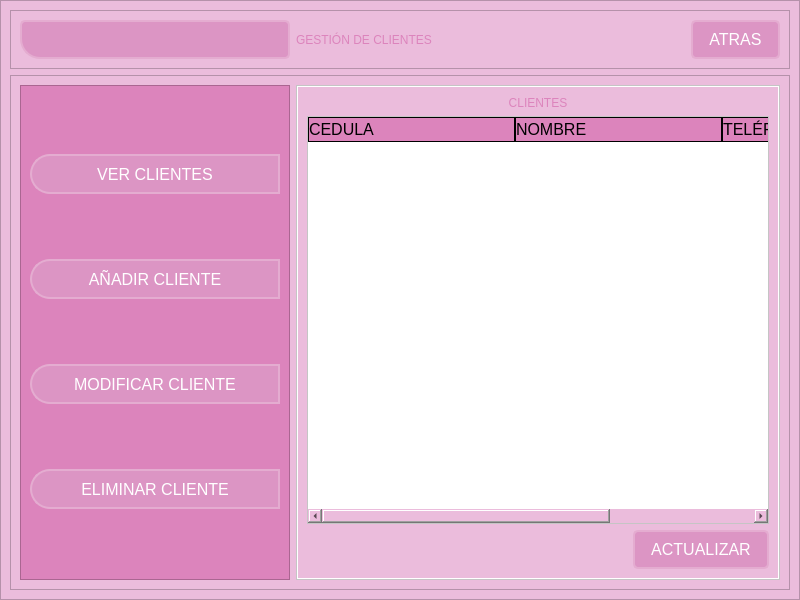
<?xml version="1.0" encoding="UTF-8"?>
<ui version="4.0">
 <class>MainWindow</class>
 <widget class="QMainWindow" name="MainWindow">
  <property name="geometry">
   <rect>
    <x>0</x>
    <y>0</y>
    <width>800</width>
    <height>600</height>
   </rect>
  </property>
  <property name="minimumSize">
   <size>
    <width>800</width>
    <height>600</height>
   </size>
  </property>
  <property name="maximumSize">
   <size>
    <width>800</width>
    <height>600</height>
   </size>
  </property>
  <property name="windowTitle">
   <string>Gestión Clientes</string>
  </property>
  <widget class="QWidget" name="centralwidget">
   <layout class="QVBoxLayout" name="verticalLayout">
    <property name="spacing">
     <number>0</number>
    </property>
    <property name="leftMargin">
     <number>0</number>
    </property>
    <property name="topMargin">
     <number>0</number>
    </property>
    <property name="rightMargin">
     <number>0</number>
    </property>
    <property name="bottomMargin">
     <number>0</number>
    </property>
    <item>
     <widget class="QFrame" name="frame">
      <property name="styleSheet">
       <string notr="true">background-color: rgb(235, 188, 220);</string>
      </property>
      <property name="frameShape">
       <enum>QFrame::StyledPanel</enum>
      </property>
      <property name="frameShadow">
       <enum>QFrame::Raised</enum>
      </property>
      <layout class="QVBoxLayout" name="verticalLayout_2">
       <item>
        <widget class="QFrame" name="frame_superior">
         <property name="minimumSize">
          <size>
           <width>0</width>
           <height>50</height>
          </size>
         </property>
         <property name="maximumSize">
          <size>
           <width>16777215</width>
           <height>90</height>
          </size>
         </property>
         <property name="styleSheet">
          <string notr="true">QFrame{
background-color: rgb(235, 188, 220);
}

QPushButton {
    border: 2px solid #e4acd0;
    border-radius: 5px;
    padding: 8px 16px;
    background-color: #dc95c4; /* Fondo */
    color: #ffffff; /* Color del texto */
    font-family: Arial, sans-serif;
    font-size: 16px;
}

QPushButton:hover {
    background-color: #dc84bc; /* Fondo al pasar el cursor */
}

QPushButton:pressed {
    background-color: #d484b4; /* Fondo al presionar */
}
QLabel {
	background-color:  rgb(235, 188, 220);
    font: 87 14pt &quot;Arial Black&quot;; /* Fuente Arial Black, peso 87 */
    color: rgb(220, 132, 188); /* Color de texto rgb(220, 132, 188) */
}</string>
         </property>
         <property name="frameShape">
          <enum>QFrame::StyledPanel</enum>
         </property>
         <property name="frameShadow">
          <enum>QFrame::Raised</enum>
         </property>
         <layout class="QHBoxLayout" name="horizontalLayout">
          <item>
           <widget class="QPushButton" name="pushButton_menu">
            <property name="minimumSize">
             <size>
              <width>270</width>
              <height>0</height>
             </size>
            </property>
            <property name="styleSheet">
             <string notr="true">QPushButton {
	background-color: rgb(235, 188, 220);
	border:0px
	border-top-left-radius:20px;
    border-bottom-left-radius: 20px;
    background-color: #dc95c4; /* Fondo */
    color: #ffffff; /* Color del texto */
    font-family: Arial, sans-serif;
    font-size: 16px;
}

QPushButton:hover {
    background-color: #dc84bc; /* Fondo al pasar el cursor */
	border-top-left-radius:20px;
    border-bottom-left-radius: 20px;
}

QPushButton:pressed {
    background-color: #d484b4; /* Fondo al presionar */
}</string>
            </property>
            <property name="text">
             <string/>
            </property>
            <property name="icon">
             <iconset>
              <normaloff>../../../recursos/images/barra-de-menus.png</normaloff>../../../recursos/images/barra-de-menus.png</iconset>
            </property>
            <property name="iconSize">
             <size>
              <width>38</width>
              <height>38</height>
             </size>
            </property>
           </widget>
          </item>
          <item>
           <spacer name="horizontalSpacer_3">
            <property name="orientation">
             <enum>Qt::Horizontal</enum>
            </property>
            <property name="sizeHint" stdset="0">
             <size>
              <width>98</width>
              <height>20</height>
             </size>
            </property>
           </spacer>
          </item>
          <item>
           <widget class="QLabel" name="label_5">
            <property name="text">
             <string>GESTIÓN DE CLIENTES</string>
            </property>
           </widget>
          </item>
          <item>
           <spacer name="horizontalSpacer">
            <property name="orientation">
             <enum>Qt::Horizontal</enum>
            </property>
            <property name="sizeHint" stdset="0">
             <size>
              <width>490</width>
              <height>20</height>
             </size>
            </property>
           </spacer>
          </item>
          <item>
           <widget class="QPushButton" name="atrasBtn">
            <property name="text">
             <string>ATRAS</string>
            </property>
            <property name="icon">
             <iconset>
              <normaloff>../../../recursos/images/arrow-left.png</normaloff>../../../recursos/images/arrow-left.png</iconset>
            </property>
            <property name="iconSize">
             <size>
              <width>40</width>
              <height>40</height>
             </size>
            </property>
           </widget>
          </item>
         </layout>
        </widget>
       </item>
       <item>
        <widget class="QFrame" name="frame_contenido">
         <property name="minimumSize">
          <size>
           <width>200</width>
           <height>0</height>
          </size>
         </property>
         <property name="frameShape">
          <enum>QFrame::StyledPanel</enum>
         </property>
         <property name="frameShadow">
          <enum>QFrame::Raised</enum>
         </property>
         <layout class="QHBoxLayout" name="horizontalLayout_2">
          <item>
           <widget class="QFrame" name="frame_control">
            <property name="minimumSize">
             <size>
              <width>270</width>
              <height>0</height>
             </size>
            </property>
            <property name="maximumSize">
             <size>
              <width>0</width>
              <height>16777215</height>
             </size>
            </property>
            <property name="styleSheet">
             <string notr="true">QFrame{
background-color: rgb(220, 132, 188);
}

QPushButton {
    border: 2px solid #e4acd0;
	border-top-left-radius:20px;
    border-bottom-left-radius: 20px;
    background-color: #dc95c4; /* Fondo */
    color: #ffffff; /* Color del texto */
    font-family: Arial, sans-serif;
    font-size: 16px;
}

QPushButton:hover {
    background-color: #dc84bc; /* Fondo al pasar el cursor */
	border-top-left-radius:20px;
    border-bottom-left-radius: 20px;
}

QPushButton:pressed {
    background-color: #d484b4; /* Fondo al presionar */
}</string>
            </property>
            <property name="frameShape">
             <enum>QFrame::StyledPanel</enum>
            </property>
            <property name="frameShadow">
             <enum>QFrame::Raised</enum>
            </property>
            <layout class="QVBoxLayout" name="verticalLayout_3">
             <item>
              <widget class="QPushButton" name="pushButton_verClientes">
               <property name="minimumSize">
                <size>
                 <width>0</width>
                 <height>40</height>
                </size>
               </property>
               <property name="text">
                <string>VER CLIENTES</string>
               </property>
               <property name="icon">
                <iconset>
                 <normaloff>../../../recursos/images/database.png</normaloff>../../../recursos/images/database.png</iconset>
               </property>
               <property name="iconSize">
                <size>
                 <width>35</width>
                 <height>35</height>
                </size>
               </property>
              </widget>
             </item>
             <item>
              <widget class="QPushButton" name="pushButton_addCliente">
               <property name="minimumSize">
                <size>
                 <width>0</width>
                 <height>40</height>
                </size>
               </property>
               <property name="text">
                <string>AÑADIR CLIENTE</string>
               </property>
               <property name="icon">
                <iconset>
                 <normaloff>../../../recursos/images/account-box-plus-outline.png</normaloff>../../../recursos/images/account-box-plus-outline.png</iconset>
               </property>
               <property name="iconSize">
                <size>
                 <width>35</width>
                 <height>35</height>
                </size>
               </property>
              </widget>
             </item>
             <item>
              <widget class="QPushButton" name="pushButton_modificarCliente">
               <property name="minimumSize">
                <size>
                 <width>0</width>
                 <height>40</height>
                </size>
               </property>
               <property name="text">
                <string>MODIFICAR CLIENTE</string>
               </property>
               <property name="icon">
                <iconset>
                 <normaloff>../../../recursos/images/account-box-edit-outline.png</normaloff>../../../recursos/images/account-box-edit-outline.png</iconset>
               </property>
               <property name="iconSize">
                <size>
                 <width>35</width>
                 <height>35</height>
                </size>
               </property>
              </widget>
             </item>
             <item>
              <widget class="QPushButton" name="pushButton_eliminarCliente">
               <property name="minimumSize">
                <size>
                 <width>0</width>
                 <height>40</height>
                </size>
               </property>
               <property name="text">
                <string>ELIMINAR CLIENTE</string>
               </property>
               <property name="icon">
                <iconset>
                 <normaloff>../../../recursos/images/account-box-minus-outline.png</normaloff>../../../recursos/images/account-box-minus-outline.png</iconset>
               </property>
               <property name="iconSize">
                <size>
                 <width>35</width>
                 <height>35</height>
                </size>
               </property>
              </widget>
             </item>
            </layout>
           </widget>
          </item>
          <item>
           <widget class="QFrame" name="frame_paginas">
            <property name="styleSheet">
             <string notr="true">/* styles.css */

/* Estilo para QFrame */
QFrame {
    background-color: #ffffff; /* Fondo blanco */
}

/* Estilo para QLabel */
QLabel {
	background-color:  rgb(235, 188, 220);
    font: 87 14pt &quot;Arial Black&quot;; /* Fuente Arial Black, peso 87 */
    color: rgb(220, 132, 188); /* Color de texto rgb(220, 132, 188) */
}

/* Estilo para QLineEdit */
QLineEdit {
    border: 2px solid #e4acd0; /* Borde */
    border-radius: 5px;
    padding: 5px;
    background-color: #f5eef2; /* Fondo */
    color: rgb(0, 0, 0); /* Color del texto */
    font-family: Arial, sans-serif;
    font-size: 14px;
}
QLineEdit:hover {
	border: 2px solid rgb(255, 255, 255);
}
QLineEdit:focus {
    border: 2px solid #dc84bc; /* Borde al enfocar */
}

QPushButton {
    border: 2px solid #e4acd0;
    border-radius: 5px;
    padding: 8px 16px;
    background-color: #dc95c4; /* Fondo */
    color: #ffffff; /* Color del texto */
    font-family: Arial, sans-serif;
    font-size: 16px;
}

QPushButton:hover {
    background-color: #dc84bc; /* Fondo al pasar el cursor */
}

QPushButton:pressed {
    background-color: #d484b4; /* Fondo al presionar */
}

QTableWidget {
	background-color: rgb(255, 255, 255);
	color: rgb(0, 0, 0);
	gridline-color: #dc84bc;
	font-size: 12pt;
	color: #000000;
}
QHeaderView::section {
	background-color: #dc84bc;
	border: 1px solid rgb(0, 0, 0);
	font-size: 12pt;
}
QTableWidget QTableCornerButton::section {
	background-color: rgb(0, 0, 0);
	border: 1px solid rgb(0, 206, 151);
}</string>
            </property>
            <property name="frameShape">
             <enum>QFrame::StyledPanel</enum>
            </property>
            <property name="frameShadow">
             <enum>QFrame::Raised</enum>
            </property>
            <layout class="QVBoxLayout" name="verticalLayout_4">
             <property name="spacing">
              <number>0</number>
             </property>
             <property name="leftMargin">
              <number>1</number>
             </property>
             <property name="topMargin">
              <number>1</number>
             </property>
             <property name="rightMargin">
              <number>1</number>
             </property>
             <property name="bottomMargin">
              <number>1</number>
             </property>
             <item>
              <widget class="QStackedWidget" name="stackedWidget">
               <property name="currentIndex">
                <number>0</number>
               </property>
               <widget class="QWidget" name="pagina_consulta">
                <layout class="QVBoxLayout" name="verticalLayout_5">
                 <item>
                  <widget class="QLabel" name="label">
                   <property name="text">
                    <string>CLIENTES</string>
                   </property>
                   <property name="alignment">
                    <set>Qt::AlignCenter</set>
                   </property>
                  </widget>
                 </item>
                 <item>
                  <widget class="QTableWidget" name="tabla_verClientes">
                   <property name="minimumSize">
                    <size>
                     <width>0</width>
                     <height>0</height>
                    </size>
                   </property>
                   <property name="frameShape">
                    <enum>QFrame::StyledPanel</enum>
                   </property>
                   <attribute name="horizontalHeaderVisible">
                    <bool>true</bool>
                   </attribute>
                   <attribute name="horizontalHeaderCascadingSectionResizes">
                    <bool>false</bool>
                   </attribute>
                   <attribute name="horizontalHeaderDefaultSectionSize">
                    <number>207</number>
                   </attribute>
                   <attribute name="horizontalHeaderHighlightSections">
                    <bool>true</bool>
                   </attribute>
                   <attribute name="horizontalHeaderShowSortIndicator" stdset="0">
                    <bool>false</bool>
                   </attribute>
                   <column>
                    <property name="text">
                     <string>CEDULA</string>
                    </property>
                    <property name="whatsThis">
                     <string/>
                    </property>
                    <property name="textAlignment">
                     <set>AlignLeading|AlignVCenter</set>
                    </property>
                   </column>
                   <column>
                    <property name="text">
                     <string>NOMBRE</string>
                    </property>
                    <property name="textAlignment">
                     <set>AlignLeading|AlignVCenter</set>
                    </property>
                   </column>
                   <column>
                    <property name="text">
                     <string>TELÉFONO</string>
                    </property>
                    <property name="toolTip">
                     <string/>
                    </property>
                    <property name="whatsThis">
                     <string/>
                    </property>
                    <property name="font">
                     <font>
                      <stylestrategy>PreferDefault</stylestrategy>
                     </font>
                    </property>
                    <property name="textAlignment">
                     <set>AlignLeading|AlignVCenter</set>
                    </property>
                   </column>
                  </widget>
                 </item>
                 <item>
                  <layout class="QHBoxLayout" name="horizontalLayout_3">
                   <item>
                    <spacer name="horizontalSpacer_2">
                     <property name="orientation">
                      <enum>Qt::Horizontal</enum>
                     </property>
                     <property name="sizeHint" stdset="0">
                      <size>
                       <width>40</width>
                       <height>20</height>
                      </size>
                     </property>
                    </spacer>
                   </item>
                   <item>
                    <widget class="QPushButton" name="pushButton_actualizar">
                     <property name="text">
                      <string>ACTUALIZAR</string>
                     </property>
                     <property name="icon">
                      <iconset>
                       <normaloff>../../../recursos/images/reload.png</normaloff>../../../recursos/images/reload.png</iconset>
                     </property>
                    </widget>
                   </item>
                  </layout>
                 </item>
                </layout>
               </widget>
               <widget class="QWidget" name="pagina_add">
                <layout class="QVBoxLayout" name="verticalLayout_9">
                 <item>
                  <widget class="QLabel" name="label_9">
                   <property name="text">
                    <string>AÑADIR CLIENTE</string>
                   </property>
                   <property name="alignment">
                    <set>Qt::AlignCenter</set>
                   </property>
                  </widget>
                 </item>
                 <item>
                  <spacer name="verticalSpacer_2">
                   <property name="orientation">
                    <enum>Qt::Vertical</enum>
                   </property>
                   <property name="sizeHint" stdset="0">
                    <size>
                     <width>20</width>
                     <height>40</height>
                    </size>
                   </property>
                  </spacer>
                 </item>
                 <item>
                  <layout class="QHBoxLayout" name="horizontalLayout_5">
                   <item>
                    <layout class="QVBoxLayout" name="verticalLayout_7">
                     <property name="spacing">
                      <number>50</number>
                     </property>
                     <item>
                      <widget class="QLabel" name="label_2">
                       <property name="text">
                        <string>CÉDULA</string>
                       </property>
                      </widget>
                     </item>
                     <item>
                      <widget class="QLabel" name="label_3">
                       <property name="text">
                        <string>NOMBRE</string>
                       </property>
                      </widget>
                     </item>
                     <item>
                      <widget class="QLabel" name="label_4">
                       <property name="text">
                        <string>TELÉFONO</string>
                       </property>
                      </widget>
                     </item>
                    </layout>
                   </item>
                   <item>
                    <layout class="QVBoxLayout" name="verticalLayout_8">
                     <property name="spacing">
                      <number>50</number>
                     </property>
                     <item>
                      <widget class="QLineEdit" name="lineEdit_addCedula">
                       <property name="text">
                        <string/>
                       </property>
                       <property name="placeholderText">
                        <string>INGRESE CÉDULA</string>
                       </property>
                      </widget>
                     </item>
                     <item>
                      <widget class="QLineEdit" name="lineEdit_addNombre">
                       <property name="text">
                        <string/>
                       </property>
                       <property name="placeholderText">
                        <string>INGRESE NOMBRE</string>
                       </property>
                      </widget>
                     </item>
                     <item>
                      <widget class="QLineEdit" name="lineEdit_addTelefono">
                       <property name="text">
                        <string/>
                       </property>
                       <property name="placeholderText">
                        <string>INGRESE TELÉFONO</string>
                       </property>
                      </widget>
                     </item>
                    </layout>
                   </item>
                  </layout>
                 </item>
                 <item>
                  <spacer name="verticalSpacer">
                   <property name="orientation">
                    <enum>Qt::Vertical</enum>
                   </property>
                   <property name="sizeHint" stdset="0">
                    <size>
                     <width>20</width>
                     <height>108</height>
                    </size>
                   </property>
                  </spacer>
                 </item>
                 <item>
                  <layout class="QHBoxLayout" name="horizontalLayout_6">
                   <item>
                    <widget class="QLabel" name="aviso_add">
                     <property name="minimumSize">
                      <size>
                       <width>200</width>
                       <height>30</height>
                      </size>
                     </property>
                     <property name="text">
                      <string/>
                     </property>
                    </widget>
                   </item>
                   <item>
                    <spacer name="horizontalSpacer_4">
                     <property name="orientation">
                      <enum>Qt::Horizontal</enum>
                     </property>
                     <property name="sizeHint" stdset="0">
                      <size>
                       <width>40</width>
                       <height>20</height>
                      </size>
                     </property>
                    </spacer>
                   </item>
                   <item>
                    <widget class="QPushButton" name="pushButton_add">
                     <property name="text">
                      <string>AÑADIR</string>
                     </property>
                     <property name="icon">
                      <iconset>
                       <normaloff>../../../recursos/images/account-box-plus-outline.png</normaloff>../../../recursos/images/account-box-plus-outline.png</iconset>
                     </property>
                     <property name="iconSize">
                      <size>
                       <width>25</width>
                       <height>25</height>
                      </size>
                     </property>
                    </widget>
                   </item>
                  </layout>
                 </item>
                </layout>
               </widget>
               <widget class="QWidget" name="pagina_modificar">
                <layout class="QVBoxLayout" name="verticalLayout_12">
                 <item>
                  <widget class="QLabel" name="label_13">
                   <property name="text">
                    <string>MODIFICAR CLIENTE</string>
                   </property>
                   <property name="alignment">
                    <set>Qt::AlignCenter</set>
                   </property>
                  </widget>
                 </item>
                 <item>
                  <spacer name="verticalSpacer_3">
                   <property name="orientation">
                    <enum>Qt::Vertical</enum>
                   </property>
                   <property name="sizeHint" stdset="0">
                    <size>
                     <width>20</width>
                     <height>40</height>
                    </size>
                   </property>
                  </spacer>
                 </item>
                 <item>
                  <layout class="QHBoxLayout" name="horizontalLayout_9">
                   <item>
                    <widget class="QLabel" name="label_11">
                     <property name="text">
                      <string>CLIENTE:</string>
                     </property>
                    </widget>
                   </item>
                   <item>
                    <widget class="QLineEdit" name="lineEdit_buscarModificar">
                     <property name="placeholderText">
                      <string>INGRESE PARAMETRO</string>
                     </property>
                    </widget>
                   </item>
                   <item>
                    <widget class="QPushButton" name="pushButton_buscarModificar">
                     <property name="text">
                      <string>BUSCAR</string>
                     </property>
                     <property name="icon">
                      <iconset>
                       <normaloff>../../../recursos/images/account-search-outline.png</normaloff>../../../recursos/images/account-search-outline.png</iconset>
                     </property>
                     <property name="iconSize">
                      <size>
                       <width>38</width>
                       <height>29</height>
                      </size>
                     </property>
                    </widget>
                   </item>
                  </layout>
                 </item>
                 <item>
                  <spacer name="verticalSpacer_4">
                   <property name="orientation">
                    <enum>Qt::Vertical</enum>
                   </property>
                   <property name="sizeHint" stdset="0">
                    <size>
                     <width>20</width>
                     <height>40</height>
                    </size>
                   </property>
                  </spacer>
                 </item>
                 <item>
                  <layout class="QHBoxLayout" name="horizontalLayout_7">
                   <item>
                    <layout class="QVBoxLayout" name="verticalLayout_11">
                     <property name="spacing">
                      <number>40</number>
                     </property>
                     <item>
                      <widget class="QLabel" name="label_12">
                       <property name="text">
                        <string>CÉDULA</string>
                       </property>
                      </widget>
                     </item>
                     <item>
                      <widget class="QLabel" name="label_14">
                       <property name="text">
                        <string>NOMBRE</string>
                       </property>
                      </widget>
                     </item>
                     <item>
                      <widget class="QLabel" name="label_15">
                       <property name="text">
                        <string>TELÉFONO</string>
                       </property>
                      </widget>
                     </item>
                    </layout>
                   </item>
                   <item>
                    <layout class="QVBoxLayout" name="verticalLayout_10">
                     <property name="spacing">
                      <number>40</number>
                     </property>
                     <item>
                      <widget class="QLineEdit" name="lineEdit_nuevaCedula">
                       <property name="placeholderText">
                        <string>NUEVA CÉDULA</string>
                       </property>
                      </widget>
                     </item>
                     <item>
                      <widget class="QLineEdit" name="lineEdit_nuevoNombre">
                       <property name="placeholderText">
                        <string>NUEVO NOMBRE</string>
                       </property>
                      </widget>
                     </item>
                     <item>
                      <widget class="QLineEdit" name="lineEdit_nuevoTelefono">
                       <property name="placeholderText">
                        <string>NUEVO TELÉFONO</string>
                       </property>
                      </widget>
                     </item>
                    </layout>
                   </item>
                  </layout>
                 </item>
                 <item>
                  <spacer name="verticalSpacer_5">
                   <property name="orientation">
                    <enum>Qt::Vertical</enum>
                   </property>
                   <property name="sizeHint" stdset="0">
                    <size>
                     <width>20</width>
                     <height>40</height>
                    </size>
                   </property>
                  </spacer>
                 </item>
                 <item>
                  <layout class="QHBoxLayout" name="horizontalLayout_8">
                   <item>
                    <widget class="QLabel" name="aviso_modificar">
                     <property name="minimumSize">
                      <size>
                       <width>200</width>
                       <height>30</height>
                      </size>
                     </property>
                     <property name="text">
                      <string/>
                     </property>
                    </widget>
                   </item>
                   <item>
                    <spacer name="horizontalSpacer_6">
                     <property name="orientation">
                      <enum>Qt::Horizontal</enum>
                     </property>
                     <property name="sizeHint" stdset="0">
                      <size>
                       <width>40</width>
                       <height>20</height>
                      </size>
                     </property>
                    </spacer>
                   </item>
                   <item>
                    <widget class="QPushButton" name="pushButton_guardarInfo">
                     <property name="text">
                      <string>GUARDAR</string>
                     </property>
                     <property name="icon">
                      <iconset>
                       <normaloff>../../../recursos/images/content-save-all.png</normaloff>../../../recursos/images/content-save-all.png</iconset>
                     </property>
                    </widget>
                   </item>
                  </layout>
                 </item>
                </layout>
               </widget>
               <widget class="QWidget" name="pagina_eliminar">
                <layout class="QVBoxLayout" name="verticalLayout_13">
                 <item>
                  <widget class="QLabel" name="label_17">
                   <property name="text">
                    <string>ELIMINAR CLIENTE</string>
                   </property>
                   <property name="alignment">
                    <set>Qt::AlignCenter</set>
                   </property>
                  </widget>
                 </item>
                 <item>
                  <layout class="QHBoxLayout" name="horizontalLayout_10">
                   <item>
                    <widget class="QLabel" name="label_18">
                     <property name="text">
                      <string>CLIENTE:</string>
                     </property>
                    </widget>
                   </item>
                   <item>
                    <widget class="QLineEdit" name="lineEdit_buscarEliminar">
                     <property name="placeholderText">
                      <string>INGRESE PARAMETRO</string>
                     </property>
                    </widget>
                   </item>
                   <item>
                    <widget class="QPushButton" name="pushButton_buscarEliminar">
                     <property name="text">
                      <string>BUSCAR</string>
                     </property>
                     <property name="icon">
                      <iconset>
                       <normaloff>../../../recursos/images/account-search-outline.png</normaloff>../../../recursos/images/account-search-outline.png</iconset>
                     </property>
                     <property name="iconSize">
                      <size>
                       <width>38</width>
                       <height>29</height>
                      </size>
                     </property>
                    </widget>
                   </item>
                  </layout>
                 </item>
                 <item>
                  <widget class="QTableWidget" name="tabla_eliminarClientes">
                   <attribute name="horizontalHeaderDefaultSectionSize">
                    <number>207</number>
                   </attribute>
                   <column>
                    <property name="text">
                     <string>CÉDULA</string>
                    </property>
                   </column>
                   <column>
                    <property name="text">
                     <string>NOMBRE</string>
                    </property>
                   </column>
                   <column>
                    <property name="text">
                     <string>TELÉFONO</string>
                    </property>
                   </column>
                  </widget>
                 </item>
                 <item>
                  <layout class="QHBoxLayout" name="horizontalLayout_11">
                   <item>
                    <widget class="QLabel" name="aviso_eliminar">
                     <property name="minimumSize">
                      <size>
                       <width>200</width>
                       <height>30</height>
                      </size>
                     </property>
                     <property name="text">
                      <string/>
                     </property>
                    </widget>
                   </item>
                   <item>
                    <spacer name="horizontalSpacer_5">
                     <property name="orientation">
                      <enum>Qt::Horizontal</enum>
                     </property>
                     <property name="sizeHint" stdset="0">
                      <size>
                       <width>40</width>
                       <height>20</height>
                      </size>
                     </property>
                    </spacer>
                   </item>
                   <item>
                    <widget class="QPushButton" name="pushButton_eliminar">
                     <property name="text">
                      <string>ELIMINAR</string>
                     </property>
                     <property name="icon">
                      <iconset>
                       <normaloff>../../../recursos/images/delete-outline.png</normaloff>../../../recursos/images/delete-outline.png</iconset>
                     </property>
                     <property name="iconSize">
                      <size>
                       <width>38</width>
                       <height>22</height>
                      </size>
                     </property>
                    </widget>
                   </item>
                  </layout>
                 </item>
                </layout>
               </widget>
              </widget>
             </item>
            </layout>
           </widget>
          </item>
         </layout>
        </widget>
       </item>
      </layout>
     </widget>
    </item>
   </layout>
  </widget>
 </widget>
 <resources/>
 <connections/>
</ui>
